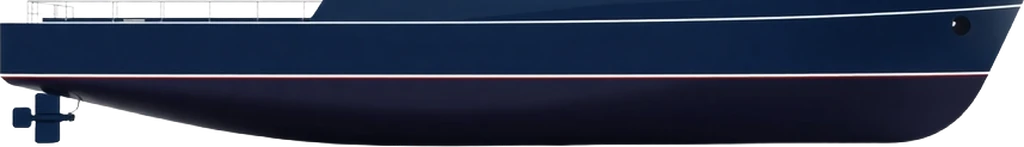
#> input picture dev/img/ferry_hull.webp, 1024 x 147 px
$ python ship.py ../../dev/img/adult_shark.webp ../../dev/img/ferry_hull.webp
#> lines starting #> are read from the running program, lines starting #| are printed output that depends on the picture
# usage: python -I scripts/fx/ship.py <repo root> [<cut-out painting>]   (source: _ref/props-src/ship_cut.png)
# Ghost ship for the wreck sea: the front layer (whole ship, a jagged swim-through hole in the
# bow hull, the carved figurehead removed) and the inside seen through the hole (dark planking,
# ribs, a shaft of light), 2x up from the painting, plus where things are (ship.json).
import sys, json, math
import numpy as np
from PIL import Image, ImageDraw, ImageFilter
D = sys.argv[1]
K = 2
src = Image.open(sys.argv[2] if len(sys.argv) > 2 else f'{D}/_ref/props-src/ship_cut.png').convert('RGBA')
#> src is the input picture: PIL image 1024x147 RGBA; mean R, G, B, A 35.6, 43.6, 63.5, 220
src = src.resize((src.width * K, src.height * K), Image.LANCZOS).filter(ImageFilter.UnsharpMask(2, 60, 2))
#> src: PIL image 2048x294 RGBA
W, H = src.size
#> W = 2048; H = 294
rng = np.random.default_rng(4)
a = np.asarray(src).astype(np.float32)

def poly_mask(pts, feather=1.5):
#> called with feather = 1.5
    m = Image.new('L', (W, H), 0); ImageDraw.Draw(m).polygon([(x * K, y * K) for x, y in pts], fill=255)
#> after `m = Image.new('L', (W, H), 0)`: m: PIL image 2048x294 L; every value is 0
    return np.asarray(m.filter(ImageFilter.GaussianBlur(feather))).astype(np.float32) / 255
#> returned value: shape (294, 2048) float32; every value is 0

# figurehead under the bowsprit: gone
fig = poly_mask([(872, 598), (952, 572), (958, 672), (884, 676)])
a[..., 3] *= 1 - fig
# the hole: jagged broken planks in the bow hull
cx, cy, rx, ry = 742, 748, 78, 50
pts = []
for i in range(36):
    t = i / 36 * 2 * math.pi
    r = 1 + 0.18 * math.sin(t * 7 + 1) + rng.uniform(-0.12, 0.2)
    pts.append((cx + math.cos(t) * rx * r, cy + math.sin(t) * ry * r))
hole = poly_mask(pts, 1.2)
# splintered rim: a darker, lighter-edged ring around the hole
ring = np.clip(poly_mask([(cx + (x - cx) * 1.12, cy + (y - cy) * 1.15) for x, y in pts], 2) - hole, 0, 1)
a[..., :3] = a[..., :3] * (1 - 0.7 * ring[..., None]) + np.array([150, 118, 86]) * 0.7 * ring[..., None]   # splintered raw wood
a[..., 3] *= 1 - hole
front = Image.fromarray(np.clip(a, 0, 255).astype(np.uint8), 'RGBA')
bb = front.getchannel('A').point(lambda v: 255 if v > 8 else 0).getbbox()
#> bb = (0, 0, 2048, 294)
front = front.crop(bb)
front.save(f'{D}/public/img/ship/ship_front.webp', quality=88, method=6)
# the inside: dark planking with ribs, lit a little from above through the deck
hx0, hy0, hx1, hy1 = (cx - rx * 1.4) * K, (cy - ry * 1.5) * K, (cx + rx * 1.4) * K, (cy + ry * 1.5) * K
w, h = int(hx1 - hx0), int(hy1 - hy0)
ys, xs = np.mgrid[0:h, 0:w].astype(np.float32)
col = np.ones((h, w, 3), np.float32) * np.array([12, 17, 24])
planks = (np.sin(ys / 9.5) > 0.86).astype(np.float32)
col *= (1 - 0.25 * planks)[..., None]
ribs = np.clip(1 - np.abs(((xs + 20) % 70) - 35) / 7, 0, 1)
col = col * (1 - ribs[..., None]) + np.array([36, 32, 28]) * ribs[..., None]
shaft = np.clip(1 - np.abs(xs - w * 0.6 - (ys - h) * 0.25) / 40, 0, 1) * np.clip(1 - ys / h, 0, 1)
col += shaft[..., None] * np.array([26, 44, 54])
col *= (0.7 + 0.3 * (ys / h))[..., None]               # darker at the top, under the deck
inside = Image.fromarray(np.dstack([np.clip(col, 0, 255), np.full((h, w), 255)]).astype(np.uint8), 'RGBA')
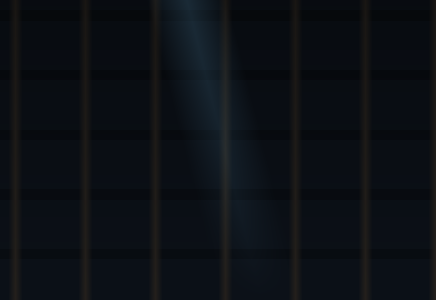
#> inside: PIL image 436x300 RGBA; mean R, G, B, A 12.4, 16.3, 21.5, 255
inside.save(f'{D}/public/img/ship/ship_inside.webp', quality=88, method=6)
lanterns = [(299, 672), (357, 676), (420, 680), (481, 681), (540, 680), (598, 674), (659, 669), (725, 662)]
info = {
    'front': [front.width, front.height],
    'hole': [round(cx * K - bb[0]), round(cy * K - bb[1]), round(rx * K), round(ry * K)],      # centre and radii in front px
    'inside': [round(hx0 - bb[0]), round(hy0 - bb[1]), w, h],                                    # where the inside patch lies (front px)
    'lanterns': [[round(x * K - bb[0]), round(y * K - bb[1])] for x, y in lanterns],
    'keel': [round(230 * K - bb[0]), round(820 * K - bb[1]), round(830 * K - bb[0]), round(835 * K - bb[1])]   # where it rests on the seabed
}
#> info = {'front': [2048, 294], 'hole': [1484, 1496, 156, 100], 'inside': [1266, 1346, 436, 300], 'lanterns': [[598, 1344], [714, 1352], [840, 1360], [962, 1362], [1080, 1360], [1196, 1348], [1318, 1338], [1450, 1324]], 'keel': [460, 1640, 1660, 1670]}
json.dump(info, open(f'{D}/public/img/ship/ship.json', 'w'))
print(info)
#> (printed output is left out)
